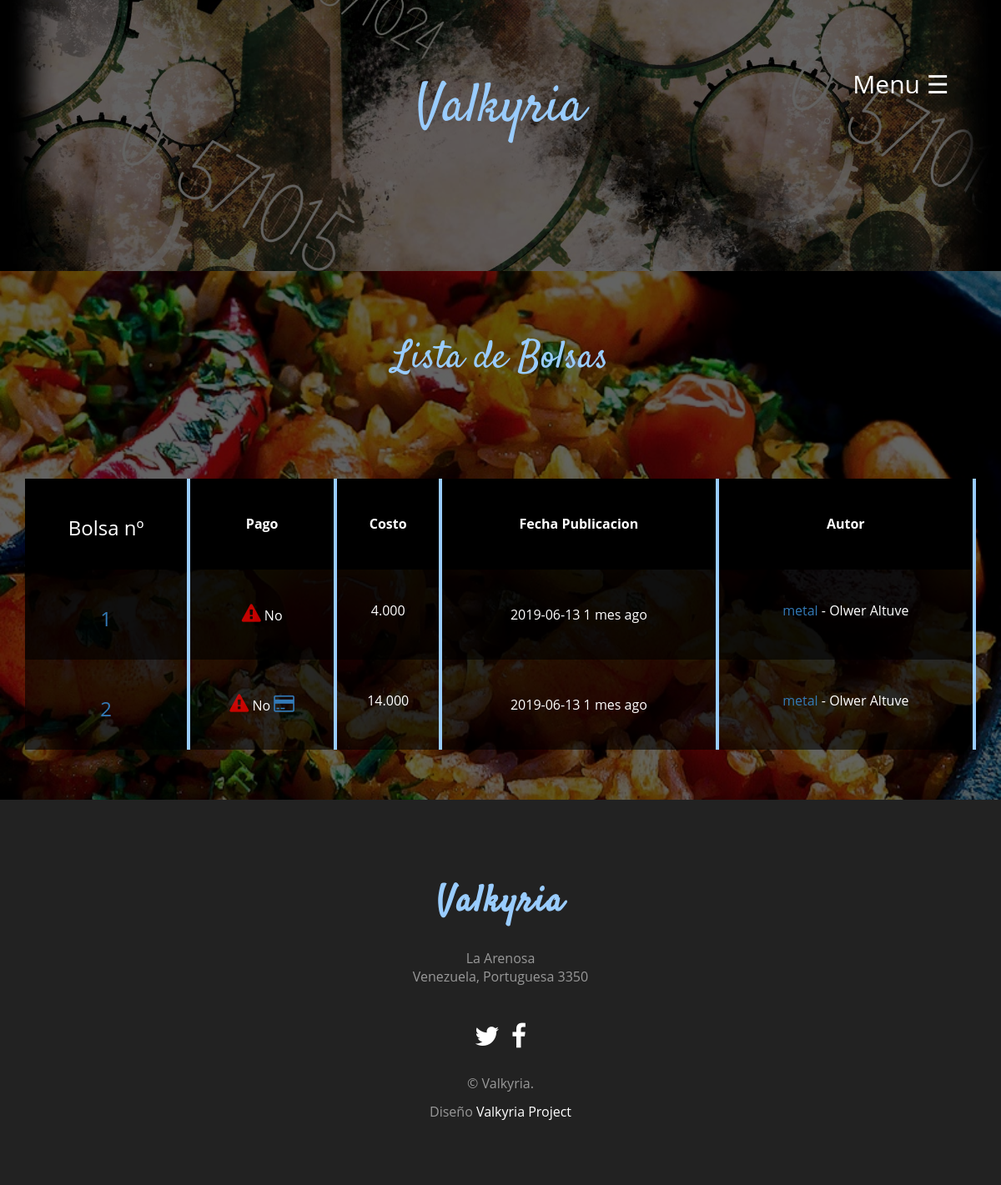
Screenshot of /bolsas/lista with the database file from the repository.
### registro1/models.py (models this page shows, shortened)
class Bolsa(models.Model):
    autor = models.ForeignKey('auth.User', on_delete=models.CASCADE, null=True)
    fecha_B = models.DateTimeField(blank=True)
    activa = models.BooleanField(default=True)

### registro1/views.py (the view)
# urls.py: path('bolsas/lista', views.Bolsas, name='Bolsas'),
def Bolsas(request):
    post = Bolsa.objects.order_by('id')
    form = PagosF()
    form2 =''
    if request.user.is_superuser or request.user.is_staff:
        form2 = BolsaF()
    post1 = Pagos.objects.filter(origen=request.user.pk).order_by('Num_Bolsa')
    for obj in post:
        Valkyria=0
        Valhalla = prod_Bolsa.objects.filter(Num_Bolsa=obj.pk).order_by('Num_Bolsa')
        try:
            Urd = Datos.objects.get(usuario_id=obj.autor)
            Verthandi = str(Urd.nombre) +" "+str(Urd.apellido)
            Eldhrimnir = Urd.pk
        except:
            pass
        for Skuld in Valhalla:
            try:
                Urd = product.objects.get(Num_prod=Skuld.pk)
                Valkyria+=Urd.precio*Skuld.cant_prod
            except:
                pass
        obj.costo = Valkyria
        obj.nombress= Verthandi
        obj.nombpks= Eldhrimnir
    obtn,obtn2 = [],[]
    for x in post1:
        obtn2.append(int(str(x.Num_Bolsa)))
    for x in post:
        if x.pk not in obtn2:
            obtn.append(x.pk)
    return render(request, 'Bolsas.html', {'posts': post,'posts2':post1,'posts3':obtn,'form':form,'form2':form2})

### templates/Bolsas.html (shortened to what this page needs)
{% extends 'index.html' %}
{% load humanize %}
{% block content %}
<div class="bg-color" class="section-padding">
  <div class="container">
    <div class="row">
      <div class="text-center" style="padding:60px;">
        <h1 class="header-h">Lista de Bolsas</h1>
        <br>
        <br>
      </div>
      <div class="col-md-12" style="padding-bottom:60px;">
            <table class="bg-color" >
            <tr>
              <th><h3> Bolsa nº</h3></th>
              <th>Pago</th>
              <th>Costo</th>
              <th>Fecha Publicacion</th>
              <th>Autor</th>
            </tr>
            {% for post in posts %}
            <tr>
                <div class="">
                  <td>
                    <h3><a href="{% url 'Bolsa' pk=post.pk %}">{{ forloop.counter }}</a></h3>
                    </td>
                    {% if posts2 %}
                        {% for post3 in posts3 %}
                            {% ifequal post3 post.pk %}
                              <td>
                                <span><i class="fa fa-exclamation-triangle" id="iconB" style="color:rgba(255, 0, 0,0.95);"></i>  No. </span>
                                {% if post.activa %}
                                <a class="top-menu"><span class="fa fa-credit-card" id="iconB" data-toggle="modal" data-target="#myModal1" data-id="{{post.pk}}" data-href="{% url 'Pago1' pk=post.pk %}"> </span></a>
                                {% endif %}
                              </td>
                            {% else %}
                            {% endifequal %}
                        {% endfor %}
                    {% else %}
                      <td>
                        <span><i class="fa fa-exclamation-triangle" id="iconB" style="color:rgba(255, 0, 0,0.75);"></i> No </span>
                        {% if post.activa %}
                        <a class="top-menu"><span class="fa fa-credit-card" id="iconB" data-toggle="modal" data-target="#myModal1" data-id="{{post.pk}}" data-href="{% url 'Pago1' pk=post.pk %}"> </span></a>
                        {% endif %}
                      </td>
                    {% endif %}
                    <td>
                      {% if post.costo > 0%}
                      <p>{{ post.costo|intcomma }}</p>
                      {% endif %}
                    </td>
                    <span>
                      <td>
                        {{ post.fecha_B|date:'Y-m-d '}} <span>{{ post.fecha_B|naturaltime}}</span>
                      </td>
                      <td>
                        <p><a href="{% url 'datos_u' pk=post.nombpks %}">{{ post.autor }}</a>  - {{ post.nombress }}</p>
                      </td>
                    </span>
                </div>
                </tr>
            {% endfor %}
            </table>
        </div>
      </div>
    </div>
  </div>
{% endblock %}

### registro1/static/css2/css/style19.css (style rules this page uses)
body { font-size: 15px; line-height: 1.52; color: #717f86; font-size: 16px; font-family: 'Open Sans', sans-serif; font-weight: 400; overflow-x: hidden; }
table { border-collapse: collapse; border-spacing: 0; }
.bg-color { background-color: RGBA(0, 0, 0, 0.61); min-height: 325px; }
.header-h { color: #99ccff; font-size: 46px; font-family: 'Satisfy', sans-serif; font-weight: 300; }
table { border-collapse: collapse; width: 100%; color: white; }
th, td { text-align: center; border-right: 4px solid #99ccff; padding: 8px; }
tr:nth-child(even) { background-color: rgba(0, 0, 0, 0.61) }
th { background-color: #000; color: white; }
#iconB { font-size: 23px; }

### rows the page displays
Bolsa: costo "4.000", fecha_B "2019-06-13", fecha_B "1 mes ago", autor "metal", nombress "Olwer Altuve"
Bolsa: costo "14.000", fecha_B "2019-06-13", fecha_B "1 mes ago", autor "metal", nombress "Olwer Altuve"
